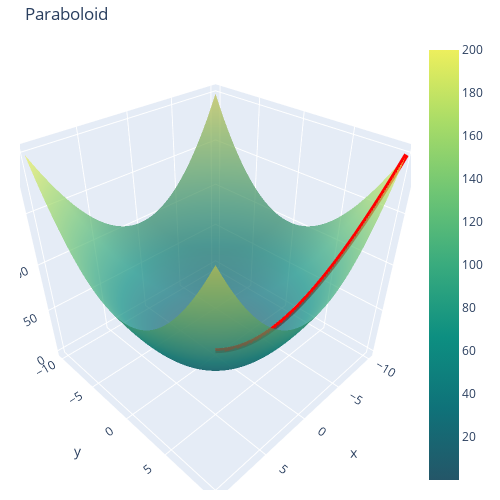

The notebook cell saved with this chart:
### Markdown cell above
Define and run func+plots

### Code cell
paraboloid=lambda x, y: x**2+y**2
plot_method(paraboloid, 'Paraboloid', simple_gradient_descent(paraboloid, vars=np.array([-10,10], dtype = float)))

### Figure 1 — Plotly figure (JSON) as saved in the notebook; plotly's stock layout.template omitted (floating-point values rounded to 4 significant figures; data arrays with more than 128 entries replaced by an {"elided": "..."} marker saying what was removed)
{"data": [{"colorscale": [[0, "rgb(36, 86, 104)"], [0.1667, "rgb(15, 114, 121)"], [0.3333, "rgb(13, 143, 129)"], [0.5, "rgb(57, 171, 126)"], [0.6667, "rgb(110, 197, 116)"], [0.8333, "rgb(169, 220, 103)"], [1, "rgb(237, 239, 93)"]], "opacity": 0.7, "type": "surface", "x": {"elided": "100x100 float values"}, "y": {"elided": "100x100 float values"}, "z": {"elided": "100x100 float values"}}, {"line": {"color": "red", "width": 10}, "mode": "lines", "type": "scatter3d", "x": {"elided": "5121 float values"}, "y": {"elided": "5121 float values"}, "z": {"elided": "5121 float values"}}], "layout": {"autosize": true, "height": 500, "margin": {"b": 10, "l": 20, "r": 20, "t": 40}, "title": {"text": "Paraboloid"}, "width": 500}}
